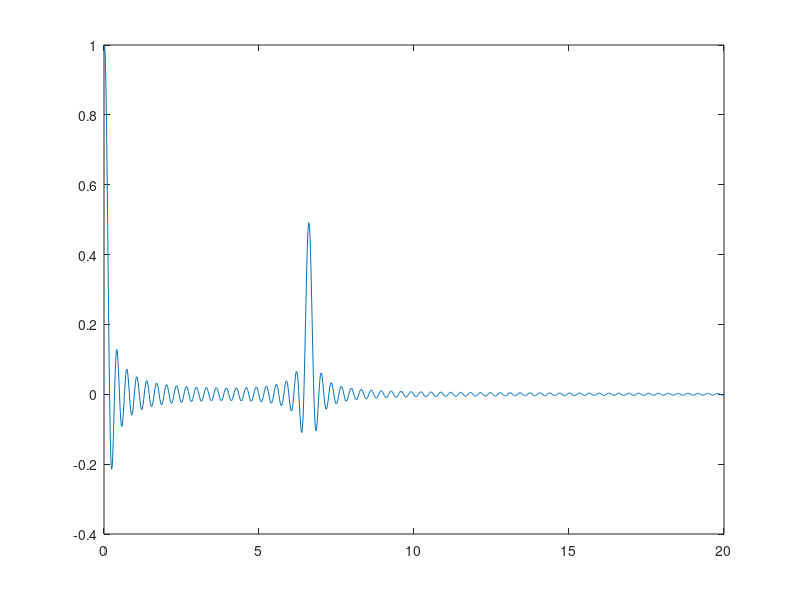
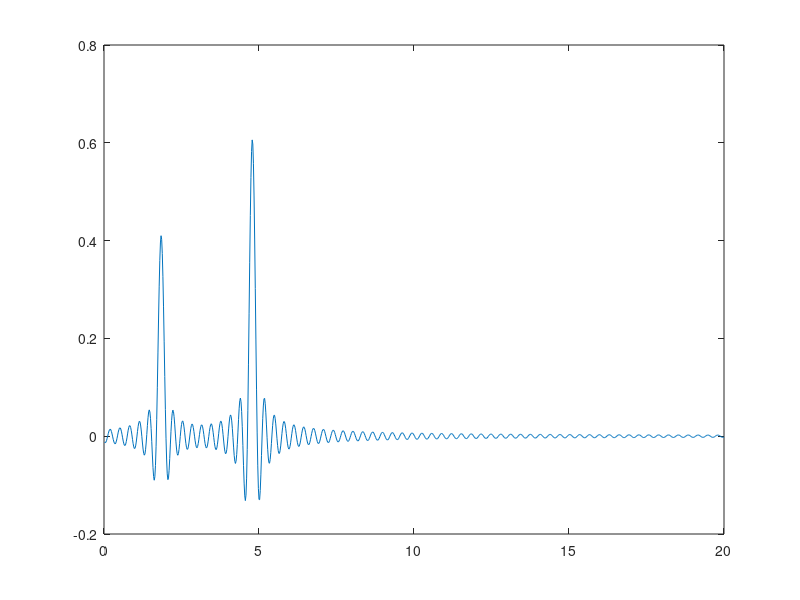

Write the MATLAB code that produced these figures, in order. (Note: this script raises an error after producing the figures.)
N=1000;                    %length
Fs=50;                     %sampling frequency
n=0:N-1; t=n/Fs;           %Time sequence
A=0.4;A1=0.5;A2=0.6;       %Attenuation Coefficient
c0=340;   %c0
d1=620;
d2=500;
t1=d1/c0;
t2=(d1+2*d2)/c0;
tc=2*(d1+d2)/c0;

Lag=500;                   
pt=sinc(2*pi*t);           %Original Signal
xt = pt + A1*sinc(2*pi*(t-tc)) ;
figure(1)
plot((1:N)/Fs,xt);
yt = A*sinc(2*pi*(t-t1))+ A2*sinc(2*pi*(t-t2));
figure(2)
plot((1:N)/Fs,yt);
[Rpp,lags] = xcorr(pt,'biased');                %p(t)Auto-corr
[Rxx,lagx] = xcorr(xt,'biased');                %x(t)Auto-corr
[Ryy,lagt] = xcorr(yt,'biased');                %y(t)Auto-corr
[Rxy,lagy] = xcorr(xt,yt,'biased');             %x(t)& y(t) cross corr.

rts=lags/Fs;rtx=lagx/Fs;rtt=lagt/Fs;rty=lagy/Fs;
figure(3)
[pks,locs]=findpeaks(Rxy);
lo_cs = find(pks>1E-3);
locs = (locs(lo_cs)-999)/Fs;
pks = pks(lo_cs);
plot(locs,pks,'o');
hold on;
plot(rty,Rxy);
figure(4)
subplot(2,2,1)
plot(rts,Rpp)
title('%p(t)Auto-corr')
xlabel('Time/s')
subplot(2,2,2)
plot(rtx,Rxx)
title('x(t) Auto-corr')
xlabel('Time/s')
subplot(2,2,3)
plot(rtt,Ryy)
title('%y(t) Auto-corr')
xlabel('Time/s')
subplot(2,2,4)
plot(rty,Rxy)
title('%x(t)&y(t) cross-corr.')
xlabel('Time/s')
d1_c = (locs(3) * c0 - locs(2) * c0)/2;
d2_c = ((locs(4) * c0 - d1_c)/2 + (-locs(1) * c0 - d1_c)/2)/2;
